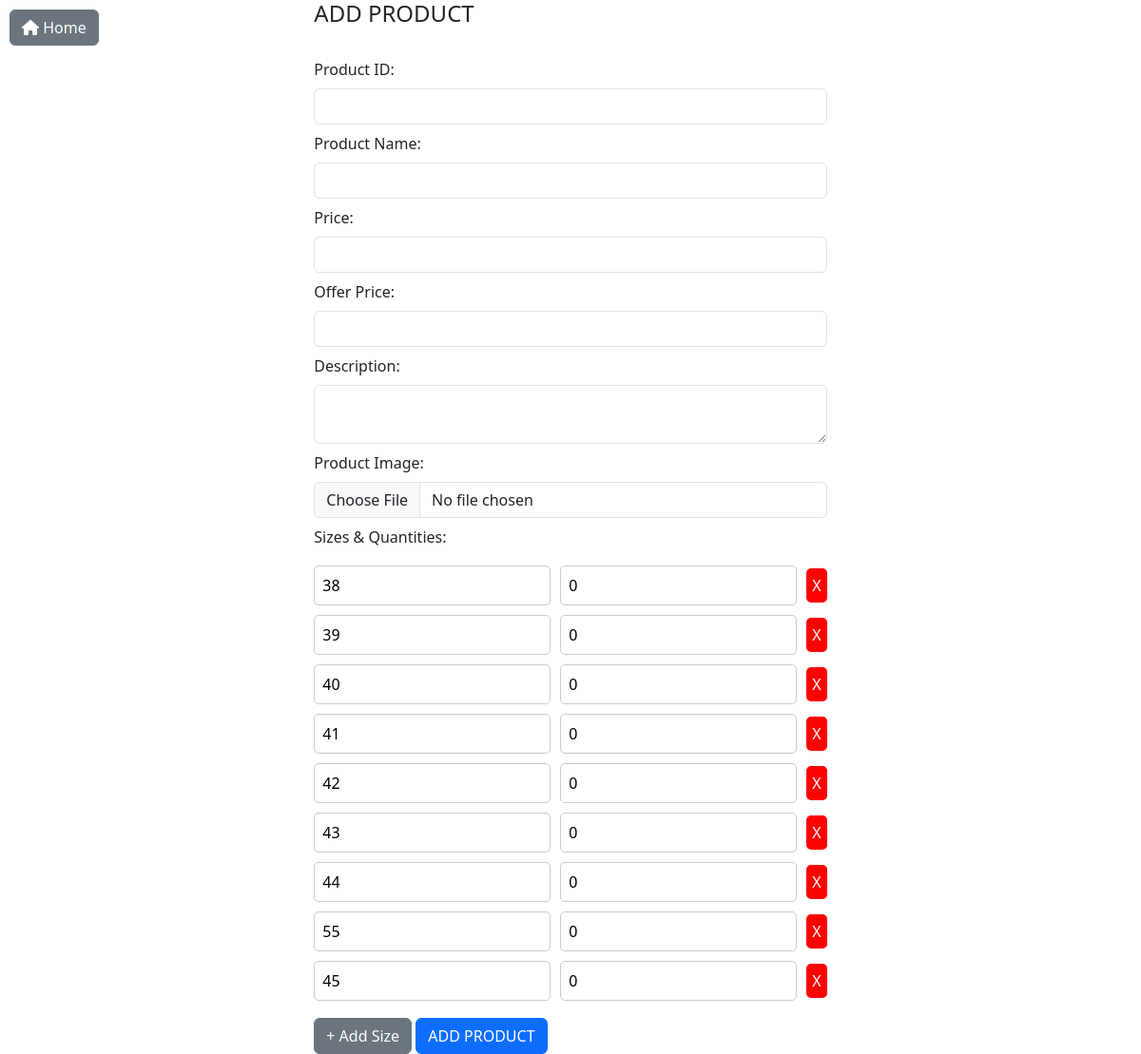
Screenshot of /add_prod (signed in) with the database file from the repository.
### app/models.py (models this page shows, shortened)
class Size(models.Model):
    size = models.CharField(max_length=10)
    quantity = models.PositiveIntegerField(default=0)# E.g., '6', '7', '8.5', '9', '10'

### app/views.py (the view)
# urls.py: path('add_prod',views.add_prod),
def add_prod(req):
    if 'eazy' in req.session:
        if req.method == 'POST':
            prd_id = req.POST['prd_id']
            prd_name = req.POST['prd_name']
            prd_price = req.POST['prd_price']
            ofr_price = req.POST['ofr_price']
            dis = req.POST['dis']
            img = req.FILES['img']
            sizes = req.POST.getlist('sizes')  # List of selected sizes
            quantities = req.POST.getlist('quantities')  # List of corresponding quantities
            total_quantity = sum(map(int, quantities))  # Sum of all size-based stock
            product = Product.objects.create(
                pro_id=prd_id,
                name=prd_name,
                price=prd_price,
                offer_price=ofr_price,
                img=img,
                dis=dis,
                quantity=total_quantity
            )
            for size, qty in zip(sizes, quantities):
                size_obj, _ = Size.objects.get_or_create(size=size)
                ProductSize.objects.create(product=product, size=size_obj, quantity=int(qty))  # Store quantity per size
            return redirect(add_prod)
        else:
            all_sizes = Size.objects.all()
            size_quantity_list = [(size, 0) for size in all_sizes]
            return render(req, 'shop/add_prod.html', {
                'size_quantity_list': size_quantity_list
            })
    else:
        return redirect(eazy_login)

### templates/shop/add_prod.html (shortened to what this page needs)
<!DOCTYPE html>
<html lang="en">
<head>
    <link href="https://cdn.jsdelivr.net/npm/bootstrap@5.3.3/dist/css/bootstrap.min.css" rel="stylesheet">
    <link href="https://cdnjs.cloudflare.com/ajax/libs/font-awesome/6.0.0-beta3/css/all.min.css" rel="stylesheet">
</head>
<body class="bodybg">
    <div class="home-button">
        <a href="{% url 'home_ad' %}" class="btn btn-secondary">
            <i class="fas fa-home"></i> Home
        </a>
    </div>
    <div class="form-container">
        <div>
            <h4>ADD PRODUCT</h4><br>
            <form action="" method="post" enctype="multipart/form-data">
                <div class="mb-2">
                    <label for="prd_id" class="form-label">Product ID:</label>
                    <input type="text" class="form-control" name="prd_id" required>
                </div>
                <div class="mb-2">
                    <label for="prd_name" class="form-label">Product Name:</label>
                    <input type="text" class="form-control" name="prd_name" required>
                </div>
                <div class="mb-2">
                    <label for="prd_price" class="form-label">Price:</label>
                    <input type="number" class="form-control" name="prd_price" required>
                </div>
                <div class="mb-2">
                    <label for="ofr_price" class="form-label">Offer Price:</label>
                    <input type="number" class="form-control" name="ofr_price" required>
                </div>
                <div class="mb-2">
                    <label for="dis" class="form-label">Description:</label>
                    <textarea class="form-control" name="dis" required></textarea>
                </div>
                <div class="mb-2">
                    <label for="img" class="form-label">Product Image:</label>
                    <input type="file" class="form-control" name="img" required>
                </div>
                <div class="mb-2">
                    <label for="sizes" class="form-label">Sizes & Quantities:</label>
                    <div id="size-quantity-container" class="size-quantity-container">
                        {% for size, quantity in size_quantity_list %}
                        <div class="size-quantity-row">
                            <input type="text" name="sizes" value="{{ size.size }}" placeholder="Enter Size" required>
                            <input type="number" name="quantities" placeholder="Quantity" value="{{ quantity }}" required>
                            <button type="button" class="remove-btn" onclick="removeSizeRow(this)">X</button>
                        </div>
                        {% endfor %}
                    </div>
                </div>
                <button type="button" class="btn btn-secondary" onclick="addSizeField()">+ Add Size</button>
                <button type="submit" class="btn btn-primary">ADD PRODUCT</button>
            </form>
        </div>
    </div>
</body>
</html>

### templates/shop/add_prod.html (style rules this page uses)
.form-container { display: flex; justify-content: center; align-items: center; }
.size-quantity-container { display: flex; flex-direction: column; margin-top: 10px; }
.size-quantity-row { display: flex; gap: 10px; align-items: center; margin-bottom: 10px; }
.size-quantity-row input { flex: 1; padding: 8px; border-radius: 5px; border: 1px solid #ccc; }
.remove-btn { background-color: red; color: white; border: none; padding: 6px; border-radius: 5px; cursor: pointer; }
.home-button { position: absolute; top: 10px; left: 10px; }

### rows the page displays
Size: sizes "38", quantities "0"
Size: sizes "39", quantities "0"
Size: sizes "40", quantities "0"
Size: sizes "41", quantities "0"
Size: sizes "42", quantities "0"
Size: sizes "43", quantities "0"
Size: sizes "44", quantities "0"
Size: sizes "55", quantities "0"
Size: sizes "45", quantities "0"
